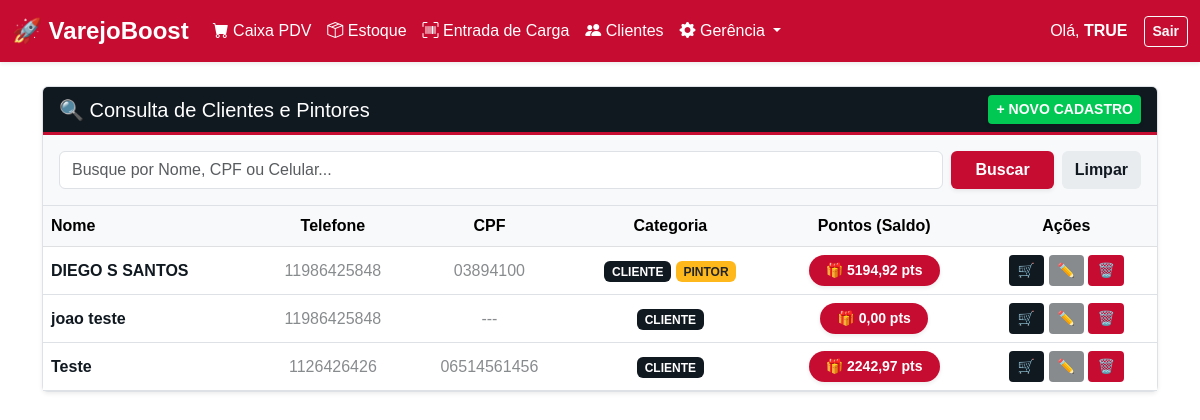
The page /clientes/ (signed in) on the database as committed earlier.
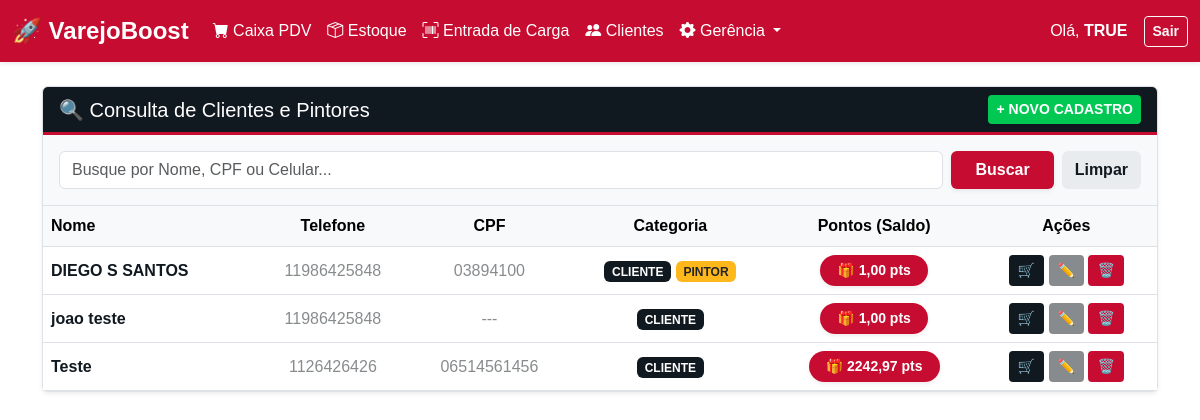
The same page on the database as committed later.
### inventario/models/clientes/cliente_models.py (models this page shows, shortened)
class Clientes(models.Model):
    nome = models.CharField(max_length=150)
    telefone = models.CharField(max_length=50, blank=True, null=True)
    cpf = models.CharField(max_length=20, blank=True, null=True)
    cep = models.CharField(max_length=20, blank=True, null=True)
    rua = models.CharField(max_length=200, blank=True, null=True)
    numero = models.CharField(max_length=50, blank=True, null=True)
    complemento = models.CharField(max_length=150, blank=True, null=True)
    bairro = models.CharField(max_length=100, blank=True, null=True)
    cidade = models.CharField(max_length=100, blank=True, null=True)
    estado = models.CharField(max_length=2, blank=True, null=True)
    tipo = models.CharField(max_length=50, default="CLIENTE")
    pontos = models.DecimalField(max_digits=10, decimal_places=2, default=0.00)
    class Meta:
        db_table = 'clientes'

### inventario/views/clientes/cliente_views.py (the view)
# urls.py: path('clientes/', cliente_views.tela_consultar_clientes, name='tela_consultar_clientes'),
def tela_consultar_clientes(request):
    if 'usuario_logado' not in request.session:
        return redirect('login')
    query = request.GET.get('q', '')
    clientes = Clientes.objects.all()
    if query:
        clientes = clientes.filter(
            Q(nome__icontains=query) | Q(cpf__icontains=query) | Q(telefone__icontains=query)
        )
    context = {
        'clientes': clientes,
        'query': query,
        'conf_cliente': ConfiguracaoPontos.objects.filter(tipo_usuario='CLIENTE').first(),
        'conf_pintor': ConfiguracaoPontos.objects.filter(tipo_usuario='PINTOR').first()
    }
    return render(request, 'inventario/consultar_clientes.html', context)

### inventario/templates/inventario/consultar_clientes.html (shortened to what this page needs)
{% extends 'inventario/base.html' %}
{% block content %}
<div class="card shadow-sm border-0">
    <div class="card-header text-white d-flex justify-content-between align-items-center" style="background-color: #101820; border-bottom: 3px solid #C60C30;">
        <h5 class="mb-0">🔍 Consulta de Clientes e Pintores</h5>
        <button class="btn btn-sm fw-bold text-white shadow-sm" style="background-color: #00C853; border: none;" onclick="abrirModalNovoCliente()">+ NOVO CADASTRO</button>
    </div>
    <div class="p-3 bg-light border-bottom">
        <form method="GET" class="d-flex gap-2">
            <input type="text" name="q" class="form-control" placeholder="Busque por Nome, CPF ou Celular..." value="{{ query }}">
            <button type="submit" class="btn px-4 fw-bold text-white shadow-sm" style="background-color: #C60C30; border: none;">Buscar</button>
            <a href="{% url 'tela_consultar_clientes' %}" class="btn fw-bold" style="background-color: #e9ecef; color: #101820;">Limpar</a>
        </form>
    </div>
    <div class="table-responsive">
        <table class="table table-hover align-middle text-center mb-0">
            <thead class="table-light">
                <tr>
                    <th class="text-start">Nome</th>
                    <th>Telefone</th>
                    <th>CPF</th>
                    <th>Categoria</th>
                    <th>Pontos (Saldo)</th> <th>Ações</th>
                </tr>
            </thead>
            <tbody>
                {% for c in clientes %}
                <tr>
                    <td class="text-start fw-bold" style="color: #101820;">{{ c.nome }}</td>
                    <td style="color: #888B8D;">{{ c.telefone|default:"---" }}</td>
                    <td style="color: #888B8D;">{{ c.cpf|default:"---" }}</td>
                    <td>
                        {% if 'CLIENTE' in c.tipo %}<span class="badge" style="background-color: #101820;">CLIENTE</span>{% endif %}
                        {% if 'PINTOR' in c.tipo %}<span class="badge text-dark" style="background-color: #FFB81C;">PINTOR</span>{% endif %}
                    </td>
                    <td>
                        <button class="btn btn-sm fw-bold text-white shadow-sm px-3" style="background-color: #C60C30; border-radius: 20px;" onclick="verExtrato({{ c.id }}, '{{ c.nome|escapejs }}')">
                            🎁 {{ c.pontos }} pts
                        </button>
                    </td>
                    <td>
                        <button class="btn btn-sm text-white" style="background-color: #101820;" title="Histórico de Compras" onclick="verHistorico({{ c.id }}, '{{ c.nome|escapejs }}')">🛒</button>
                        <button class="btn btn-sm text-white" style="background-color: #888B8D;" title="Editar Cadastro"
                            onclick="abrirModalEditar('{{c.id}}', '{{c.nome|escapejs}}', '{{c.telefone|default:""}}', '{{c.cpf|default:""}}', '{{c.tipo}}', '{{c.cep|default:""}}', '{{c.rua|escapejs|default:""}}', '{{c.numero|default:""}}', '{{c.complemento|escapejs|default:""}}', '{{c.bairro|escapejs|default:""}}', '{{c.cidade|escapejs|default:""}}', '{{c.estado|default:""}}')">✏️</button>
                        <button class="btn btn-sm text-white" style="background-color: #C60C30;" title="Excluir" onclick="confirmarExclusao('{{c.id}}', '{{c.nome|escapejs}}')">🗑️</button>
                    </td>
                </tr>
                {% empty %}
                <tr><td colspan="6" class="py-5" style="color: #888B8D;">Nenhum cliente encontrado.</td></tr>
                {% endfor %}
            </tbody>
        </table>
    </div>
</div>
{% endblock %}

Rows that differ between the two databases and show on the page:
changed Clientes "DIEGO S SANTOS": pontos "5194,92" → "1,00"
changed Clientes "joao teste": pontos "0,00" → "1,00"
